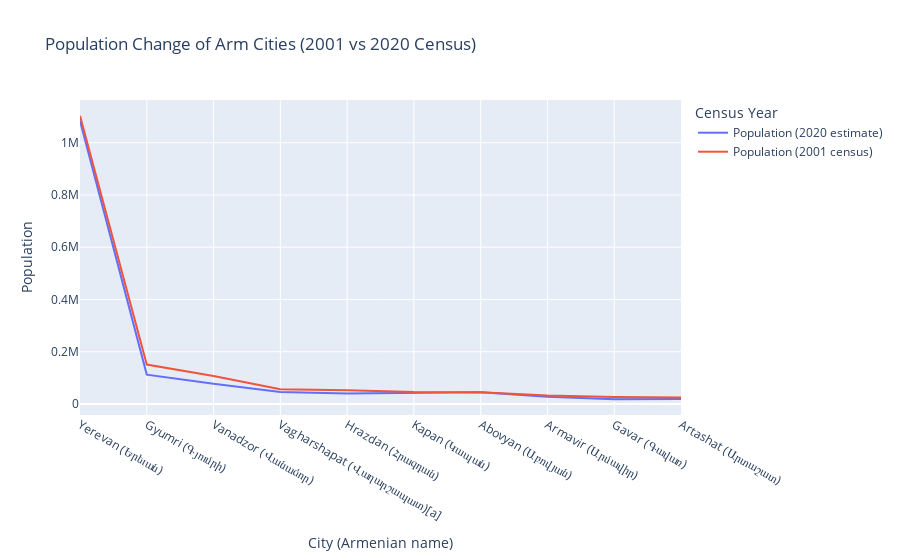

Here is the notebook cell this chart was saved with:
### Code cell
fig = px.line(most_populous_cities, x='City (Armenian name)', y=['Population (2020 estimate)', 'Population (2001 census)'],
              title='Population Change of Arm Cities (2001 vs 2020 Census)',
              labels={'City (Armenian name)': 'City (Armenian name)', 'value': 'Population', 'variable': 'Census Year'})

fig.show()

### Figure 1 — Plotly figure (JSON) as saved in the notebook; plotly's stock layout.template omitted (floating-point values rounded to 4 significant figures)
{"data": [{"hovertemplate": "Census Year=Population (2020 estimate)<br>City (Armenian name)=%{x}<br>Population=%{y}<extra></extra>", "legendgroup": "Population (2020 estimate)", "line": {"color": "#636efa", "dash": "solid"}, "marker": {"symbol": "circle"}, "mode": "lines", "name": "Population (2020 estimate)", "orientation": "v", "showlegend": true, "type": "scatter", "x": ["Yerevan (Երեւան)", "Gyumri (Գյումրի)", "Vanadzor (Վանաձոր)", "Vagharshapat (Վաղարշապատ)[a]", "Hrazdan (Հրազդան)", "Kapan (Կապան)", "Abovyan (Աբովյան)", "Armavir (Արմավիր)", "Gavar (Գավառ)", "Artashat (Արտաշատ)"], "xaxis": "x", "y": [1084000, 112400, 77200, 46200, 40000, 42300, 44900, 27800, 18100, 19300], "yaxis": "y"}, {"hovertemplate": "Census Year=Population (2001 census)<br>City (Armenian name)=%{x}<br>Population=%{y}<extra></extra>", "legendgroup": "Population (2001 census)", "line": {"color": "#EF553B", "dash": "solid"}, "marker": {"symbol": "circle"}, "mode": "lines", "name": "Population (2001 census)", "orientation": "v", "showlegend": true, "type": "scatter", "x": ["Yerevan (Երեւան)", "Gyumri (Գյումրի)", "Vanadzor (Վանաձոր)", "Vagharshapat (Վաղարշապատ)[a]", "Hrazdan (Հրազդան)", "Kapan (Կապան)", "Abovyan (Աբովյան)", "Armavir (Արմավիր)", "Gavar (Գավառ)", "Artashat (Արտաշատ)"], "xaxis": "x", "y": [1103488, 150917, 107394, 56388, 52808, 45711, 44569, 32034, 26621, 25066], "yaxis": "y"}], "layout": {"legend": {"title": {"text": "Census Year"}, "tracegroupgap": 0}, "title": {"text": "Population Change of Arm Cities (2001 vs 2020 Census)"}, "xaxis": {"anchor": "y", "domain": [0, 1], "title": {"text": "City (Armenian name)"}}, "yaxis": {"anchor": "x", "domain": [0, 1], "title": {"text": "Population"}}}}
